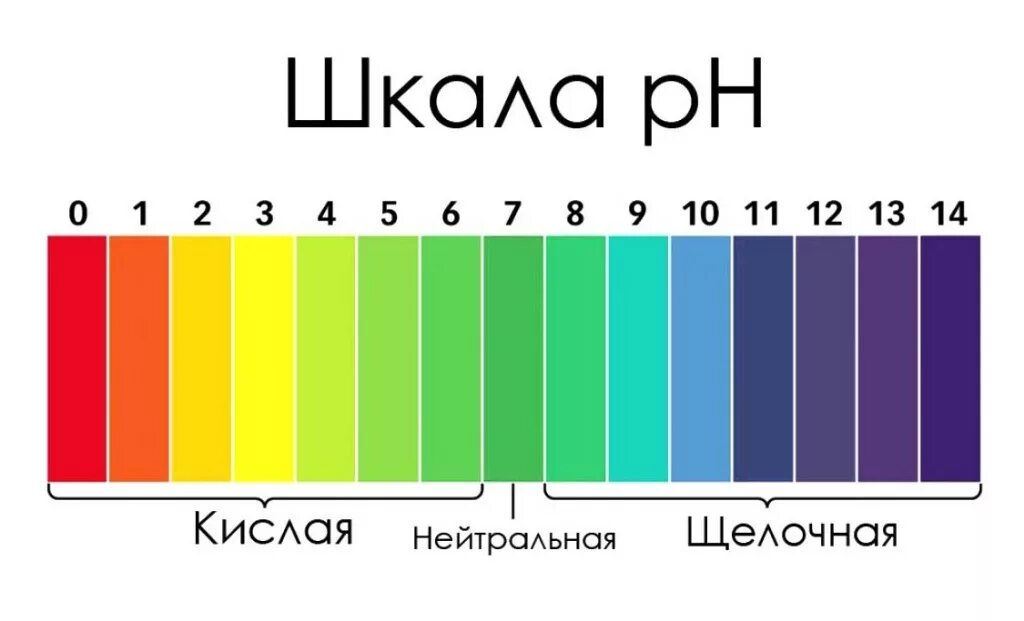
#> input picture img.png, 1024 x 621 px
$ python test.py
#> lines starting #> are read from the running program, lines starting #| are printed output that depends on the picture
import cv2


image = cv2.imread("img.png")
#> image is the input picture: shape (621, 1024, 3); mean B, G, R 190.9, 210.6, 203.2

w, h, _ = image.shape
#> w = 621; h = 1024

stride = h//3 - 1
#> stride = 340
print(w,h, stride)
#| 621 1024 340
for i in range(3):
    cv2.imwrite(f"{i}.jpg", cv2.rotate(cv2.resize(image[:, i*stride:(i+1)*stride], (w,h)), cv2.ROTATE_90_CLOCKWISE))
#> this loop made 3 passes
#> pass 1, `cv2.imwrite(f"{i}.jpg", cv2.rotate(cv2.resize(image[:, i*stride:(i+1)*..`:
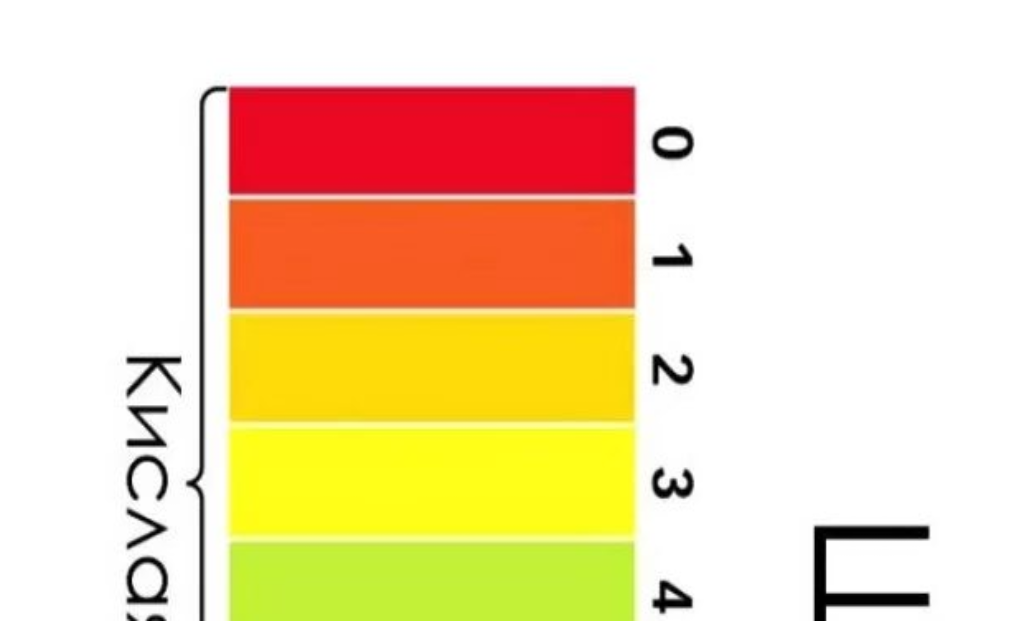
#> saved as 0.jpg: shape (621, 1024, 3); mean B, G, R 175.6, 218, 243.9
#> pass 2, `cv2.imwrite(f"{i}.jpg", cv2.rotate(cv2.resize(image[:, i*stride:(i+1)*..`:
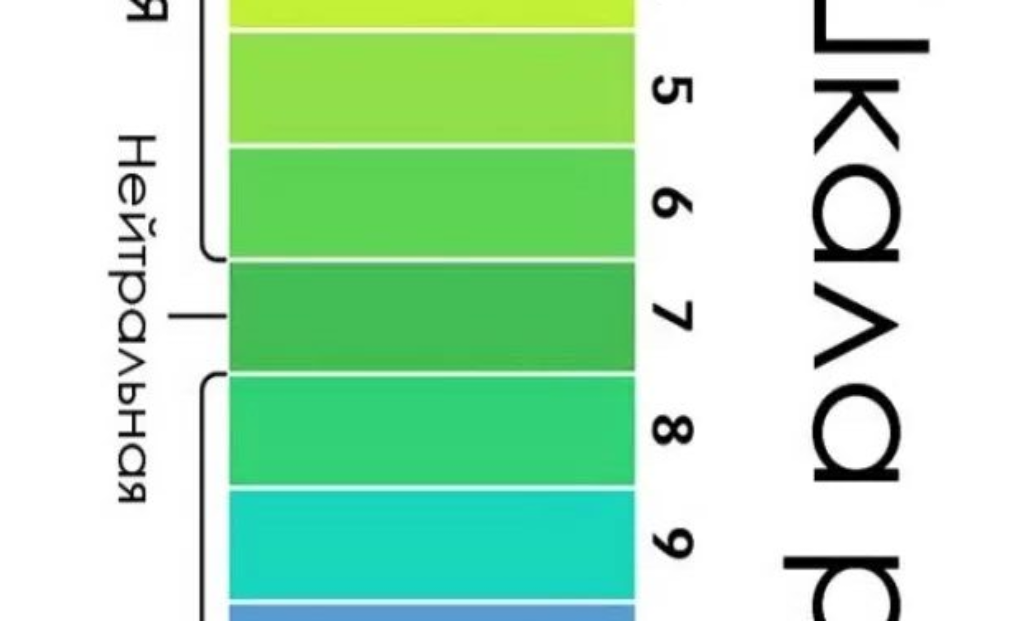
#> saved as 1.jpg: shape (621, 1024, 3); mean B, G, R 189.5, 226.8, 179
